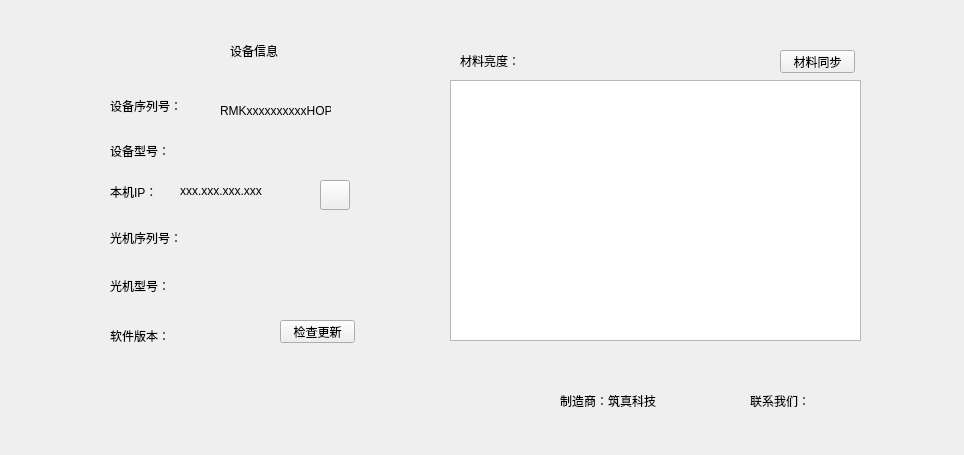
<?xml version="1.0" encoding="UTF-8"?>
<ui version="4.0">
 <class>DeviceMessage</class>
 <widget class="QWidget" name="DeviceMessage">
  <property name="windowModality">
   <enum>Qt::NonModal</enum>
  </property>
  <property name="geometry">
   <rect>
    <x>0</x>
    <y>0</y>
    <width>964</width>
    <height>455</height>
   </rect>
  </property>
  <property name="windowTitle">
   <string>Form</string>
  </property>
  <widget class="QLabel" name="label">
   <property name="geometry">
    <rect>
     <x>230</x>
     <y>40</y>
     <width>68</width>
     <height>22</height>
    </rect>
   </property>
   <property name="text">
    <string>设备信息</string>
   </property>
  </widget>
  <widget class="QLabel" name="label_2">
   <property name="geometry">
    <rect>
     <x>110</x>
     <y>90</y>
     <width>91</width>
     <height>31</height>
    </rect>
   </property>
   <property name="text">
    <string>设备序列号：</string>
   </property>
  </widget>
  <widget class="QLabel" name="label_3">
   <property name="geometry">
    <rect>
     <x>110</x>
     <y>230</y>
     <width>111</width>
     <height>16</height>
    </rect>
   </property>
   <property name="text">
    <string>光机序列号：</string>
   </property>
  </widget>
  <widget class="QLabel" name="label_4">
   <property name="geometry">
    <rect>
     <x>110</x>
     <y>181</y>
     <width>61</width>
     <height>21</height>
    </rect>
   </property>
   <property name="text">
    <string>本机IP：</string>
   </property>
  </widget>
  <widget class="QLabel" name="label_5">
   <property name="geometry">
    <rect>
     <x>750</x>
     <y>390</y>
     <width>81</width>
     <height>21</height>
    </rect>
   </property>
   <property name="text">
    <string>联系我们：</string>
   </property>
  </widget>
  <widget class="QLabel" name="label_6">
   <property name="geometry">
    <rect>
     <x>110</x>
     <y>320</y>
     <width>81</width>
     <height>31</height>
    </rect>
   </property>
   <property name="text">
    <string>软件版本：</string>
   </property>
  </widget>
  <widget class="QLabel" name="label_7">
   <property name="geometry">
    <rect>
     <x>460</x>
     <y>50</y>
     <width>91</width>
     <height>21</height>
    </rect>
   </property>
   <property name="text">
    <string>材料亮度：</string>
   </property>
  </widget>
  <widget class="QLabel" name="label_8">
   <property name="geometry">
    <rect>
     <x>110</x>
     <y>270</y>
     <width>71</width>
     <height>31</height>
    </rect>
   </property>
   <property name="text">
    <string>光机型号：</string>
   </property>
  </widget>
  <widget class="QLabel" name="label_9">
   <property name="geometry">
    <rect>
     <x>560</x>
     <y>390</y>
     <width>141</width>
     <height>21</height>
    </rect>
   </property>
   <property name="text">
    <string>制造商：筑真科技</string>
   </property>
  </widget>
  <widget class="QTableView" name="tableView">
   <property name="geometry">
    <rect>
     <x>450</x>
     <y>80</y>
     <width>411</width>
     <height>261</height>
    </rect>
   </property>
  </widget>
  <widget class="QLabel" name="label_10">
   <property name="geometry">
    <rect>
     <x>110</x>
     <y>140</y>
     <width>81</width>
     <height>21</height>
    </rect>
   </property>
   <property name="text">
    <string>设备型号：</string>
   </property>
  </widget>
  <widget class="QPushButton" name="pushButton">
   <property name="geometry">
    <rect>
     <x>780</x>
     <y>50</y>
     <width>75</width>
     <height>23</height>
    </rect>
   </property>
   <property name="text">
    <string>材料同步</string>
   </property>
  </widget>
  <widget class="QPushButton" name="searchWifi">
   <property name="geometry">
    <rect>
     <x>320</x>
     <y>180</y>
     <width>30</width>
     <height>30</height>
    </rect>
   </property>
   <property name="text">
    <string/>
   </property>
   <property name="icon">
    <iconset resource="../../resource.qrc">
     <normaloff>:/img/img/wifi.jpg</normaloff>:/img/img/wifi.jpg</iconset>
   </property>
   <property name="iconSize">
    <size>
     <width>30</width>
     <height>30</height>
    </size>
   </property>
  </widget>
  <widget class="QLabel" name="label_11">
   <property name="geometry">
    <rect>
     <x>220</x>
     <y>100</y>
     <width>111</width>
     <height>21</height>
    </rect>
   </property>
   <property name="text">
    <string>RMKxxxxxxxxxxHOP</string>
   </property>
  </widget>
  <widget class="QLabel" name="label_12">
   <property name="geometry">
    <rect>
     <x>180</x>
     <y>180</y>
     <width>121</width>
     <height>21</height>
    </rect>
   </property>
   <property name="text">
    <string>xxx.xxx.xxx.xxx</string>
   </property>
  </widget>
  <widget class="QPushButton" name="checkUpdate">
   <property name="geometry">
    <rect>
     <x>280</x>
     <y>320</y>
     <width>75</width>
     <height>23</height>
    </rect>
   </property>
   <property name="text">
    <string>检查更新</string>
   </property>
  </widget>
 </widget>
 <resources>
  <include location="../../resource.qrc"/>
 </resources>
 <connections/>
</ui>
